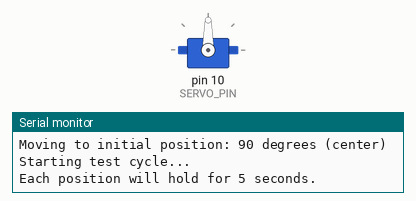
The sketch below on a simulated Arduino Uno, built with avr-gcc and run on an emulated ATmega328P. On the bench: servo, the last lines printed to the serial monitor.

Above: at 1.15 s.
At 6.15 s:
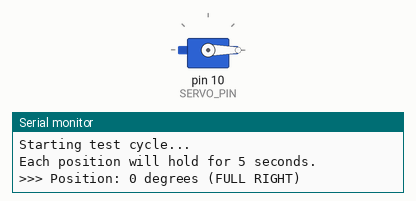
At 16.15 s:
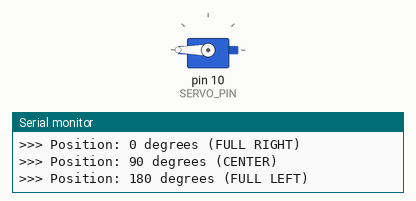
Timing chart, 0 to 27.1 s (numbered marks = the images above):
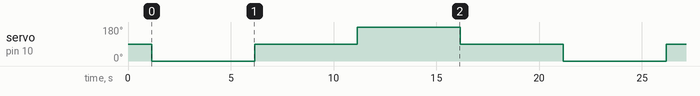

The sketch:

4_hw_code.ino
```cpp
/*
 * =============================================================================
 * Lecture 4 Homework: Servo Motor Test
 * ELEGOO Smart Robot Car V4.0
 * =============================================================================
 *
 * TASK: Run the servo motor on the robot and record a video showing it
 *       moving through 0°, 90°, and 180° positions.
 *
 * =============================================================================
 * SOURCES & REFERENCES:
 * =============================================================================
 *
 * [1] CLAUDE.md (project instructions file in repository root)
 *     - Pin assignments table states:
 *       "Servo Z (horizontal): Pin 10"
 *       "Servo Y (vertical): Pin 11"
 *
 * [2] Vendor PDF: docs/.../04 SmartRobotCarV4.0_ServoControl.pdf (page 3)
 *     - Shows servo headers labeled "P10" and "P11" on the shield diagram
 *     - Quote: "servo can be connected to the pin D10 or pin D11 of the UNO"
 *
 * [3] Vendor PDF: docs/.../04 SmartRobotCarV4.0_ServoControl.pdf (page 4)
 *     - Code shows: #define PIN_Servo_z 10
 *     - This confirms Pin 10 is for "Servo Z" (horizontal/pan axis)
 *
 * [4] Vendor PDF: docs/.../04 SmartRobotCarV4.0_ServoControl.pdf (page 5)
 *     - Pulse width calibration: myservo.attach(PIN_Servo_z, 500, 2400);
 *     - Comment: "500: 0 degree  2400: 180 degree"
 *
 * [5] Vendor demo code: docs/.../04 SmartRobotCarV4.0_ServoControl/Demo1/Demo1.ino
 *     - Uses DeviceDriverSet_Servo class which internally uses Pin 10
 *
 * [6] lectures/4_lecture/TASK.md (homework assignment)
 *     - Mentions Pin 9, but this appears to be a generic Arduino example
 *     - The actual ELEGOO V4.0 shield has servo headers on pins 10 and 11
 *
 * DECISION: Using Pin 10 because:
 *   - The robot car's shield physically connects servo headers to pins 10/11
 *   - All vendor code uses Pin 10 for the horizontal servo
 *   - Pin 9 on this robot is used for the IR receiver (per CLAUDE.md)
 *   - If you're using a loose servo not on the shield, you CAN use Pin 9
 *     by changing SERVO_PIN below
 *
 * =============================================================================
 * HARDWARE CONNECTIONS (on the ELEGOO Smart Robot Car shield):
 * =============================================================================
 *   - Servo Z (horizontal/pan): Pin 10  [Source: CLAUDE.md, vendor PDF page 3-4]
 *   - Servo Y (vertical/tilt):  Pin 11  [Source: CLAUDE.md, vendor PDF page 3]
 *
 *   Servo wire colors (standard for SG90 servos):
 *     - Yellow/Orange: Signal (connects to pin)
 *     - Brown/Black:   GND
 *     - Red:           +5V
 *
 * =============================================================================
 * INSTRUCTIONS - BEFORE UPLOADING:
 * =============================================================================
 * 1. Connect the robot car to your computer via USB cable
 *
 * 2. Make sure the "Upload-Cam" switch on the robot is set to "Upload" position
 *    (This routes USB to the Arduino UNO instead of the ESP32 camera module)
 *
 * 3. In Arduino IDE:
 *    - Select Board: "Arduino Uno"
 *    - Select the correct COM port (check Device Manager if unsure)
 *    - Make sure Servo library is installed (usually comes with Arduino IDE)
 *
 * 4. Upload the sketch
 *
 * =============================================================================
 * INSTRUCTIONS - RECORDING THE VIDEO:
 * =============================================================================
 * 1. Place a book or block under the robot so wheels don't touch the ground
 *    (prevents the robot from driving away during power-on initialization)
 *
 * 2. Position your camera/phone on a stable surface (tripod or propped up)
 *
 * 3. Turn on the robot car power switch
 *
 * 4. Record the servo cycling through:
 *    - 0°   (full right)  - 5 seconds
 *    - 90°  (center)      - 5 seconds
 *    - 180° (full left)   - 5 seconds
 *    Then repeats...
 *
 * =============================================================================
 * CALIBRATION (if servo doesn't hit positions accurately):
 * =============================================================================
 * Option A - Software calibration:
 *   Change the attach() call to include pulse width limits:
 *   myServo.attach(SERVO_PIN, 544, 2400);
 *
 *   Default values are 544us (0°) and 2400us (180°)
 *   Adjust these values if your servo doesn't reach full range:
 *   - Increase min value (e.g., 600) if 0° doesn't go far enough right
 *   - Decrease max value (e.g., 2300) if 180° doesn't go far enough left
 *
 * Option B - Mechanical calibration:
 *   1. Power on the servo and let it move to 90° position
 *   2. Carefully unscrew the servo horn (the part attached to the shaft)
 *   3. Reposition it so it points straight ahead at 90°
 *   4. Tighten the screw back
 *
 * =============================================================================
 * SAFETY WARNINGS:
 * =============================================================================
 *   - NEVER manually rotate the servo while it is powered!
 *     The internal gears are plastic and will strip easily.
 *
 *   - Double-check wire connections before powering on.
 *     Incorrect wiring can damage the servo or Arduino pin.
 *
 *   - The servo draws current when moving. If you see erratic behavior,
 *     make sure the battery is charged (7.2-8.4V range).
 *
 * =============================================================================
 */

#include <Servo.h>

// =============================================================================
// CONFIGURATION - Modify these values if needed
// =============================================================================

// Pin configuration for ELEGOO Smart Robot Car V4.0
// SOURCE: CLAUDE.md states "Servo Z (horizontal): Pin 10"
// SOURCE: Vendor PDF page 4 shows "#define PIN_Servo_z 10"
// NOTE: If using a loose servo (not on shield), you can change to Pin 9
//       as mentioned in TASK.md, but Pin 9 is the IR receiver on this robot.
#define SERVO_PIN 10

// Pulse width calibration (microseconds)
// SOURCE: Vendor PDF page 5: "myservo.attach(PIN_Servo_z, 500, 2400)"
//         with comment "500: 0 degree  2400: 180 degree"
// NOTE: Arduino Servo library defaults are 544 and 2400. The vendor uses 500.
#define SERVO_MIN_PULSE 500   // Pulse width for 0 degrees
#define SERVO_MAX_PULSE 2400  // Pulse width for 180 degrees

// Delay between position changes (milliseconds)
// SOURCE: TASK.md example code uses delay(5000) between positions
#define POSITION_DELAY 5000   // 5 seconds at each position

// =============================================================================
// GLOBAL VARIABLES
// =============================================================================

Servo myServo;  // Create servo object

// =============================================================================
// SETUP - Runs once when Arduino powers on or resets
// =============================================================================
void setup() {
  // Initialize serial communication for debugging (optional)
  // Open Serial Monitor at 9600 baud to see position messages
  Serial.begin(9600);
  Serial.println("=================================");
  Serial.println("Lecture 4 Homework: Servo Test");
  Serial.println("=================================");
  Serial.println();

  // Attach servo to pin with calibrated pulse widths
  // Parameters: pin, min pulse (0°), max pulse (180°)
  myServo.attach(SERVO_PIN, SERVO_MIN_PULSE, SERVO_MAX_PULSE);

  Serial.print("Servo attached to pin ");
  Serial.println(SERVO_PIN);
  Serial.println();

  // Move to center position initially
  Serial.println("Moving to initial position: 90 degrees (center)");
  myServo.write(90);
  delay(1000);  // Wait 1 second for servo to reach position

  Serial.println();
  Serial.println("Starting test cycle...");
  Serial.println("Each position will hold for 5 seconds.");
  Serial.println();
}

// =============================================================================
// LOOP - Runs repeatedly after setup()
// =============================================================================
void loop() {
  // ---------------------------------------------
  // Position 1: 0 degrees (full right)
  // ---------------------------------------------
  Serial.println(">>> Position: 0 degrees (FULL RIGHT)");
  myServo.write(0);
  delay(POSITION_DELAY);

  // ---------------------------------------------
  // Position 2: 90 degrees (center/straight ahead)
  // ---------------------------------------------
  Serial.println(">>> Position: 90 degrees (CENTER)");
  myServo.write(90);
  delay(POSITION_DELAY);

  // ---------------------------------------------
  // Position 3: 180 degrees (full left)
  // ---------------------------------------------
  Serial.println(">>> Position: 180 degrees (FULL LEFT)");
  myServo.write(180);
  delay(POSITION_DELAY);

  // ---------------------------------------------
  // Return to center before repeating
  // ---------------------------------------------
  Serial.println(">>> Position: 90 degrees (CENTER)");
  myServo.write(90);
  delay(POSITION_DELAY);

  Serial.println();
  Serial.println("--- Cycle complete, repeating... ---");
  Serial.println();
}

// =============================================================================
// END OF FILE
// =============================================================================
```

Measured:
- by itself, servo on pin 10 (SERVO_PIN): repeats every 20.0 s: 90° 5.0 s, 180° 5.0 s, 90° 5.0 s, 0° 5.0 s
